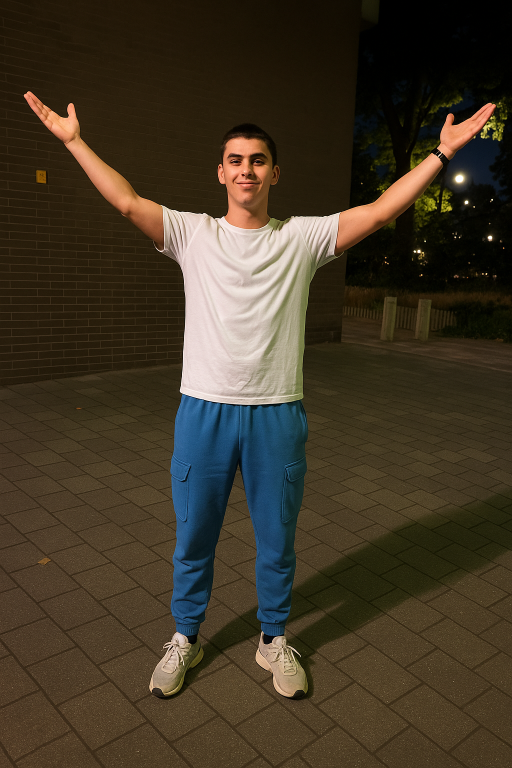
#> input picture drawing_on_images/hritik.png, 1024 x 1536 px (shown at 1/2 size)
$ python main.py
#> lines starting #> are read from the running program, lines starting #| are printed output that depends on the picture
import cv2


img = cv2.imread("hritik.png")
#> img is the input picture: shape (1536, 1024, 3); mean B, G, R 38.8, 55.1, 65.2

# drawing a line
start = (50,50)
end = (350,50)
line_color = (132, 146,30)
line_thickness = 3
#drawing the line
cv2.line(img, start, end, line_color, line_thickness)

# drawing a rectangle
top_left = (450,300)
bottom_right = (550,400)
line_thickness = 2

cv2.rectangle(img,top_left, bottom_right,line_color, line_thickness)

#drawing a circle
center = (490,600)
radius = 100
line_thickness = -1

cv2.circle(img, center, radius, line_color, line_thickness)
cv2.circle(img, center, 80, (67,80,90), -1)
cv2.circle(img, center, 50, (120,80,90), -1)
cv2.circle(img, center, 35, (180,80,90), -1)

#drawing an ellipse

center = (495,200)
axes = (100,50)
angle = 0
thickness = 2

cv2.ellipse(img, center, axes, angle,startAngle=0, endAngle=360, color = (180,90,80), thickness = -1)
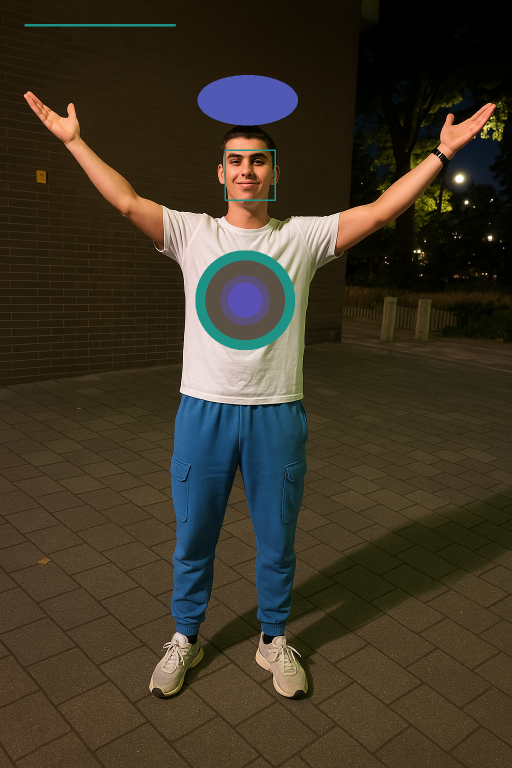
#> img: shape (1536, 1024, 3) (shown at 1/2 size); mean B, G, R 39.2, 54, 62.6


cv2.imshow("Hritik", img)
cv2.waitKey(0)
cv2.destroyAllWindows()
